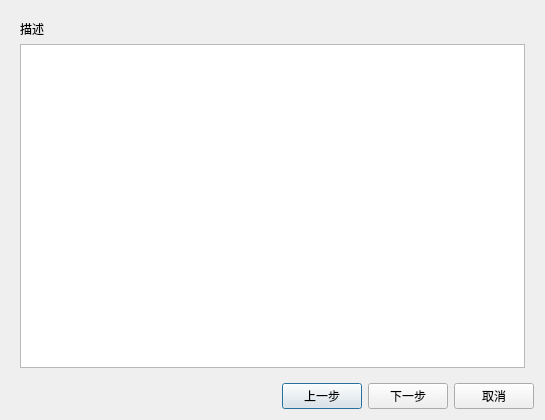
<?xml version="1.0" encoding="UTF-8"?>
<ui version="4.0">
 <class>CreateNewBugItem</class>
 <widget class="QDialog" name="CreateNewBugItem">
  <property name="geometry">
   <rect>
    <x>0</x>
    <y>0</y>
    <width>545</width>
    <height>420</height>
   </rect>
  </property>
  <property name="windowTitle">
   <string>Dialog</string>
  </property>
  <layout class="QGridLayout" name="gridLayout_2">
   <item row="1" column="0">
    <spacer name="horizontalSpacer">
     <property name="orientation">
      <enum>Qt::Horizontal</enum>
     </property>
     <property name="sizeHint" stdset="0">
      <size>
       <width>220</width>
       <height>20</height>
      </size>
     </property>
    </spacer>
   </item>
   <item row="1" column="1">
    <widget class="QPushButton" name="ButtonBack">
     <property name="text">
      <string>上一步</string>
     </property>
    </widget>
   </item>
   <item row="1" column="2">
    <widget class="QPushButton" name="ButtonNext">
     <property name="text">
      <string>下一步</string>
     </property>
    </widget>
   </item>
   <item row="1" column="3">
    <widget class="QPushButton" name="ButtonCancel">
     <property name="text">
      <string>取消</string>
     </property>
    </widget>
   </item>
   <item row="0" column="0" colspan="4">
    <widget class="QStackedWidget" name="stackedCreateNewBug">
     <property name="currentIndex">
      <number>0</number>
     </property>
     <widget class="QWidget" name="pageDescribe">
      <layout class="QGridLayout" name="gridLayout">
       <item row="0" column="0">
        <layout class="QVBoxLayout" name="verticalLayout">
         <item>
          <widget class="QLabel" name="label">
           <property name="text">
            <string>描述</string>
           </property>
          </widget>
         </item>
         <item>
          <widget class="QTextEdit" name="textDescribe"/>
         </item>
        </layout>
       </item>
      </layout>
     </widget>
     <widget class="QWidget" name="pageRemarks">
      <layout class="QGridLayout" name="gridLayout_3">
       <item row="0" column="0">
        <layout class="QVBoxLayout" name="verticalLayout_2">
         <item>
          <widget class="QLabel" name="label_2">
           <property name="text">
            <string>备注</string>
           </property>
          </widget>
         </item>
         <item>
          <widget class="QTextEdit" name="textRemarks"/>
         </item>
        </layout>
       </item>
       <item row="1" column="0">
        <layout class="QVBoxLayout" name="verticalLayout_3">
         <item>
          <widget class="QLabel" name="label_3">
           <property name="text">
            <string>优先级</string>
           </property>
          </widget>
         </item>
         <item>
          <layout class="QHBoxLayout" name="horizontalLayout">
           <item>
            <widget class="QRadioButton" name="radiohight">
             <property name="text">
              <string>高</string>
             </property>
            </widget>
           </item>
           <item>
            <widget class="QRadioButton" name="radioMiddle">
             <property name="text">
              <string>中</string>
             </property>
            </widget>
           </item>
           <item>
            <widget class="QRadioButton" name="radioLow">
             <property name="text">
              <string>低</string>
             </property>
            </widget>
           </item>
          </layout>
         </item>
        </layout>
       </item>
      </layout>
     </widget>
    </widget>
   </item>
  </layout>
 </widget>
 <resources/>
 <connections>
  <connection>
   <sender>ButtonCancel</sender>
   <signal>clicked()</signal>
   <receiver>CreateNewBugItem</receiver>
   <slot>close()</slot>
   <hints>
    <hint type="sourcelabel">
     <x>610</x>
     <y>502</y>
    </hint>
    <hint type="destinationlabel">
     <x>339</x>
     <y>269</y>
    </hint>
   </hints>
  </connection>
 </connections>
</ui>
